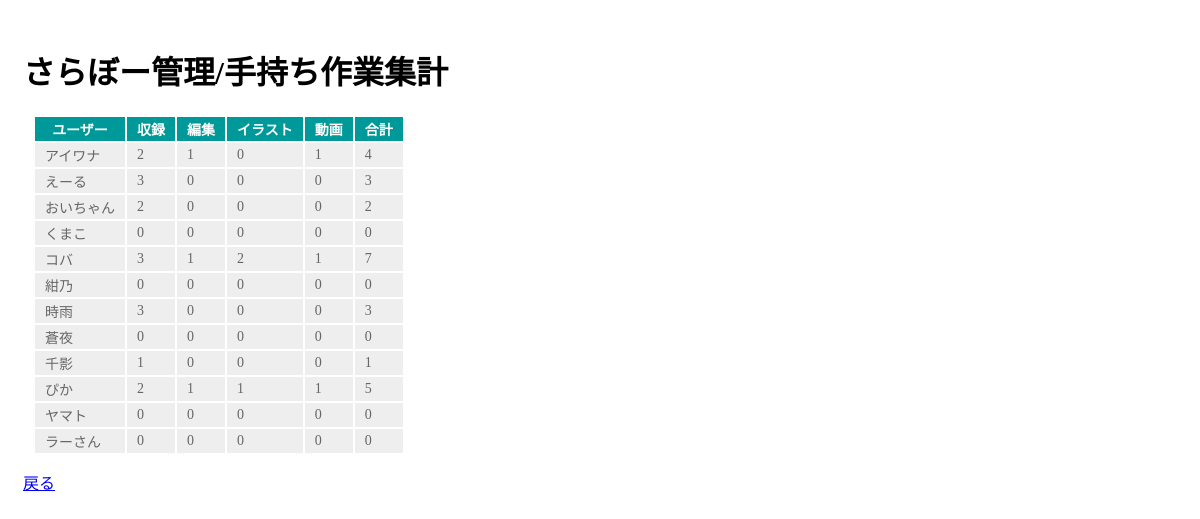
Screenshot of /appWorks/work_count/ (signed in) with the database file from the repository.
### appWorks/models.py (models this page shows)
class Progress(models.Model):
    workID = models.IntegerField()
    editPro = models.BooleanField(default=False)
    illustPro = models.BooleanField(default=False)
    animaPro = models.BooleanField(default=False)

### appWorks/views.py (the view)
# urls.py: path('work_count/', appWorks.views.work_count, name='work_count'),
@login_required
def work_count(request):
    sql =  "SELECT "
    sql += "        u.id, "
    sql += "        u.name, "
    sql += "        ifnull(p1.editPro, 0) AS editCnt, "
    sql += "        ifnull(p2.illustPro, 0) AS illustCnt, "
    sql += "        ifnull(p3.animaPro, 0) AS animaCnt, "
    sql += "        ifnull(c.castCnt, 0) AS castCnt, "
    sql += "        ifnull(p1.editPro, 0) "
    sql += "        + ifnull(p2.illustPro, 0) "
    sql += "        + ifnull(p3.animaPro, 0) "
    sql += "        + ifnull(c.castCnt, 0) AS allCnt "
    sql += "FROM "
    sql += "        appManagement_user AS u "
    sql += "LEFT OUTER JOIN ("
    sql += "                    SELECT "
    sql += "                            w.editor, "
    sql += "                            COUNT(*) AS editPro "
    sql += "                    FROM "
    sql += "                            appWorks_progress AS p "
    sql += "                    INNER JOIN "
    sql += "                            appWorks_works AS w "
    sql += "                    ON "
    sql += "                            p.workID = w.id "
    sql += "                    WHERE "
    sql += "                            p.editPro = 0 "
    sql += "                    GROUP BY "
    sql += "                            w.editor "
    sql += "                ) AS p1 "
    sql += "ON "
    sql += "    u.name = p1.editor "
    sql += "LEFT OUTER JOIN ("
    sql += "                    SELECT "
    sql += "                            w.illustrator, "
    sql += "                            COUNT(*) AS illustPro "
    sql += "                    FROM "
    sql += "                            appWorks_progress AS p "
    sql += "                    INNER JOIN "
    sql += "                            appWorks_works AS w "
    sql += "                    ON "
    sql += "                            p.workID = w.id "
    sql += "                    WHERE "
    sql += "                            p.illustPro = 0 "
    sql += "                    GROUP BY "
    sql += "                            w.illustrator "
    sql += "                ) AS p2 "
    sql += "ON "
    sql += "    u.name = p2.illustrator "
    sql += "LEFT OUTER JOIN ("
    sql += "                    SELECT "
    sql += "                            w.animator, "
    sql += "                            COUNT(*) AS animaPro "
    sql += "                    FROM "
    sql += "                            appWorks_progress AS p "
    sql += "                    INNER JOIN "
    sql += "                            appWorks_works AS w "
    sql += "                    ON "
    sql += "                            p.workID = w.id "
    sql += "                    WHERE "
    sql += "                            p.animaPro = 0 "
    sql += "                    GROUP BY "
    sql += "                            w.animator "
    sql += "                ) AS p3 "
    sql += "ON "
    sql += "    u.name = p3.animator "
    sql += "LEFT OUTER JOIN ("
    sql += "                    SELECT "
    sql += "                            c.cast, "
    sql += "                            COUNT(*) AS castCnt "
    sql += "                    FROM "
    sql += "                            appWorks_cast AS c "
    sql += "                    WHERE "
    sql += "                            c.status = 0 "
    sql += "                    GROUP BY "
    sql += "                            c.cast "
    sql += "                ) AS c "
    sql += "ON "
    sql += "    u.name = c.cast;"
    data = Progress.objects.raw(sql)
    params= {
        'title':'さらぼー管理/手持ち作業集計',
        'type':'手持ち作業集計',
        'data':data,
    }
    return render(request, 'appWorks/work_count.html', params)

### appWorks/templates/appWorks/work_count.html (shortened to what this page needs)
﻿{% load static %}
<!DOCTYPE html>
<html lang="ja">
<head>
    <link rel="stylesheet" type="text/css" href="{% static 'css/works.css' %}">
</head>
<body>
    <h1>{{title}}</h1>
    <table class="data-table">
        <tr class="thead">
            <th>ユーザー</th>
            <th>収録</th>
            <th>編集</th>
            <th>イラスト</th>
            <th>動画</th>
            <th>合計</th>
        </tr>
        {% for item in data %}
            <tr>
                <td data-label="ユーザー">{{item.name}}</td>
                <td data-label="収録">{{item.castCnt}}</td>
                <td data-label="編集">{{item.editCnt}}</td>
                <td data-label="イラスト">{{item.illustCnt}}</td>
                <td data-label="動画">{{item.animaCnt}}</td>
                <td data-label="合計">{{item.allCnt}}</td>
            </tr>
        {% endfor %}
    </table>
    <a class="return" href="{% url 'index' %}">戻る</a>
</body>
</html>

### appWorks/static/css/works.css (style rules this page uses)
* { box-sizing: border-box; }
body { padding-left: 15px; }
table { margin: 10px; font-size: 14px; }
table tr th { background-color: #099; color: white; padding: 2px 10px; border-width: 2px; }
table tr td { background-color: #eee; color: #666; padding: 2px 10px; border-width: 2px; }
.return { display: block; margin-top: 15px; }

### rows the page displays
Progress: name "アイワナ", castCnt "2", editCnt "1", illustCnt "0", animaCnt "1", allCnt "4"
Progress: name "えーる", castCnt "3", editCnt "0", illustCnt "0", animaCnt "0", allCnt "3"
Progress: name "おいちゃん", castCnt "2", editCnt "0", illustCnt "0", animaCnt "0", allCnt "2"
Progress: name "くまこ", castCnt "0", editCnt "0", illustCnt "0", animaCnt "0", allCnt "0"
Progress: name "コバ", castCnt "3", editCnt "1", illustCnt "2", animaCnt "1", allCnt "7"
Progress: name "紺乃", castCnt "0", editCnt "0", illustCnt "0", animaCnt "0", allCnt "0"
Progress: name "時雨", castCnt "3", editCnt "0", illustCnt "0", animaCnt "0", allCnt "3"
Progress: name "蒼夜", castCnt "0", editCnt "0", illustCnt "0", animaCnt "0", allCnt "0"
Progress: name "千影", castCnt "1", editCnt "0", illustCnt "0", animaCnt "0", allCnt "1"
Progress: name "ぴか", castCnt "2", editCnt "1", illustCnt "1", animaCnt "1", allCnt "5"
Progress: name "ヤマト", castCnt "0", editCnt "0", illustCnt "0", animaCnt "0", allCnt "0"
Progress: name "ラーさん", castCnt "0", editCnt "0", illustCnt "0", animaCnt "0", allCnt "0"

### other values shown
{{ title }} "さらぼー管理/手持ち作業集計"
